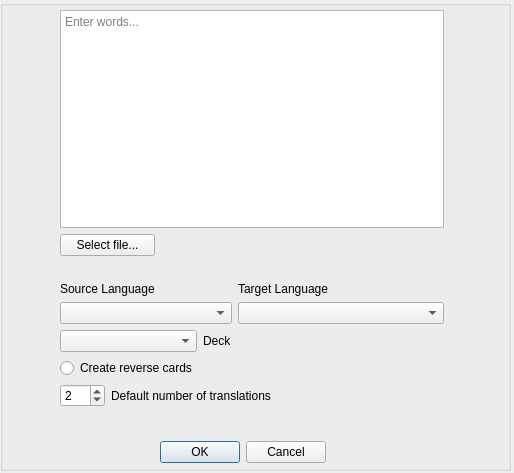
<?xml version="1.0" encoding="UTF-8"?>
<ui version="4.0">
 <class>Dialog</class>
 <widget class="QDialog" name="Dialog">
  <property name="geometry">
   <rect>
    <x>0</x>
    <y>0</y>
    <width>514</width>
    <height>473</height>
   </rect>
  </property>
  <property name="windowTitle">
   <string>Generate Foreign Language Cards</string>
  </property>
  <widget class="QGroupBox" name="groupBox">
   <property name="geometry">
    <rect>
     <x>0</x>
     <y>0</y>
     <width>511</width>
     <height>471</height>
    </rect>
   </property>
   <property name="title">
    <string/>
   </property>
   <widget class="QWidget" name="">
    <property name="geometry">
     <rect>
      <x>60</x>
      <y>10</y>
      <width>384</width>
      <height>397</height>
     </rect>
    </property>
    <layout class="QGridLayout" name="gridLayout">
     <item row="0" column="0" colspan="5">
      <widget class="QTextEdit" name="textEdit">
       <property name="placeholderText">
        <string>Enter words...</string>
       </property>
      </widget>
     </item>
     <item row="1" column="0" colspan="2">
      <widget class="QPushButton" name="pushButton">
       <property name="toolTip">
        <string>&lt;html&gt;&lt;head/&gt;&lt;body&gt;&lt;p&gt;Import words file&lt;/p&gt;&lt;/body&gt;&lt;/html&gt;</string>
       </property>
       <property name="text">
        <string>Select file...</string>
       </property>
      </widget>
     </item>
     <item row="1" column="2" colspan="3">
      <spacer name="horizontalSpacer">
       <property name="orientation">
        <enum>Qt::Horizontal</enum>
       </property>
       <property name="sizeHint" stdset="0">
        <size>
         <width>228</width>
         <height>20</height>
        </size>
       </property>
      </spacer>
     </item>
     <item row="2" column="0" colspan="5">
      <spacer name="horizontalSpacer_4">
       <property name="orientation">
        <enum>Qt::Horizontal</enum>
       </property>
       <property name="sizeHint" stdset="0">
        <size>
         <width>328</width>
         <height>20</height>
        </size>
       </property>
      </spacer>
     </item>
     <item row="3" column="0" colspan="2">
      <widget class="QLabel" name="label_3">
       <property name="text">
        <string>Source Language</string>
       </property>
      </widget>
     </item>
     <item row="3" column="4">
      <widget class="QLabel" name="label_4">
       <property name="text">
        <string>Target Language</string>
       </property>
      </widget>
     </item>
     <item row="4" column="0" colspan="4">
      <widget class="QComboBox" name="comboBox_2"/>
     </item>
     <item row="4" column="4">
      <widget class="QComboBox" name="comboBox_3"/>
     </item>
     <item row="5" column="0" colspan="3">
      <widget class="QComboBox" name="comboBox">
       <property name="toolTip">
        <string>&lt;html&gt;&lt;head/&gt;&lt;body&gt;&lt;p&gt;Choose or create a deck to import words into&lt;/p&gt;&lt;/body&gt;&lt;/html&gt;</string>
       </property>
       <property name="statusTip">
        <string/>
       </property>
       <property name="currentText">
        <string/>
       </property>
       <property name="placeholderText">
        <string>Deck</string>
       </property>
      </widget>
     </item>
     <item row="5" column="3">
      <widget class="QLabel" name="label">
       <property name="text">
        <string>Deck</string>
       </property>
      </widget>
     </item>
     <item row="5" column="4">
      <spacer name="horizontalSpacer_2">
       <property name="orientation">
        <enum>Qt::Horizontal</enum>
       </property>
       <property name="sizeHint" stdset="0">
        <size>
         <width>138</width>
         <height>20</height>
        </size>
       </property>
      </spacer>
     </item>
     <item row="6" column="0" colspan="3">
      <widget class="QRadioButton" name="radioButton">
       <property name="toolTip">
        <string>&lt;html&gt;&lt;head/&gt;&lt;body&gt;&lt;p&gt;Create reverse vocab cards in addition to normal ones.&lt;/p&gt;&lt;/body&gt;&lt;/html&gt;</string>
       </property>
       <property name="text">
        <string>Create reverse cards</string>
       </property>
      </widget>
     </item>
     <item row="6" column="3" colspan="2">
      <spacer name="horizontalSpacer_3">
       <property name="orientation">
        <enum>Qt::Horizontal</enum>
       </property>
       <property name="sizeHint" stdset="0">
        <size>
         <width>178</width>
         <height>20</height>
        </size>
       </property>
      </spacer>
     </item>
     <item row="7" column="0">
      <widget class="QSpinBox" name="spinBox">
       <property name="toolTip">
        <string>&lt;html&gt;&lt;head/&gt;&lt;body&gt;&lt;p&gt;The default number of translations to use on the reverse side of each card&lt;/p&gt;&lt;/body&gt;&lt;/html&gt;</string>
       </property>
       <property name="value">
        <number>2</number>
       </property>
      </widget>
     </item>
     <item row="7" column="1" colspan="4">
      <widget class="QLabel" name="label_2">
       <property name="text">
        <string>Default number of translations</string>
       </property>
      </widget>
     </item>
    </layout>
   </widget>
   <widget class="QDialogButtonBox" name="buttonBox">
    <property name="geometry">
     <rect>
      <x>160</x>
      <y>440</y>
      <width>166</width>
      <height>25</height>
     </rect>
    </property>
    <property name="orientation">
     <enum>Qt::Horizontal</enum>
    </property>
    <property name="standardButtons">
     <set>QDialogButtonBox::Cancel|QDialogButtonBox::Ok</set>
    </property>
   </widget>
  </widget>
 </widget>
 <resources/>
 <connections>
  <connection>
   <sender>buttonBox</sender>
   <signal>accepted()</signal>
   <receiver>Dialog</receiver>
   <slot>accept()</slot>
   <hints>
    <hint type="sourcelabel">
     <x>248</x>
     <y>254</y>
    </hint>
    <hint type="destinationlabel">
     <x>157</x>
     <y>274</y>
    </hint>
   </hints>
  </connection>
  <connection>
   <sender>buttonBox</sender>
   <signal>rejected()</signal>
   <receiver>Dialog</receiver>
   <slot>reject()</slot>
   <hints>
    <hint type="sourcelabel">
     <x>316</x>
     <y>260</y>
    </hint>
    <hint type="destinationlabel">
     <x>286</x>
     <y>274</y>
    </hint>
   </hints>
  </connection>
 </connections>
</ui>
